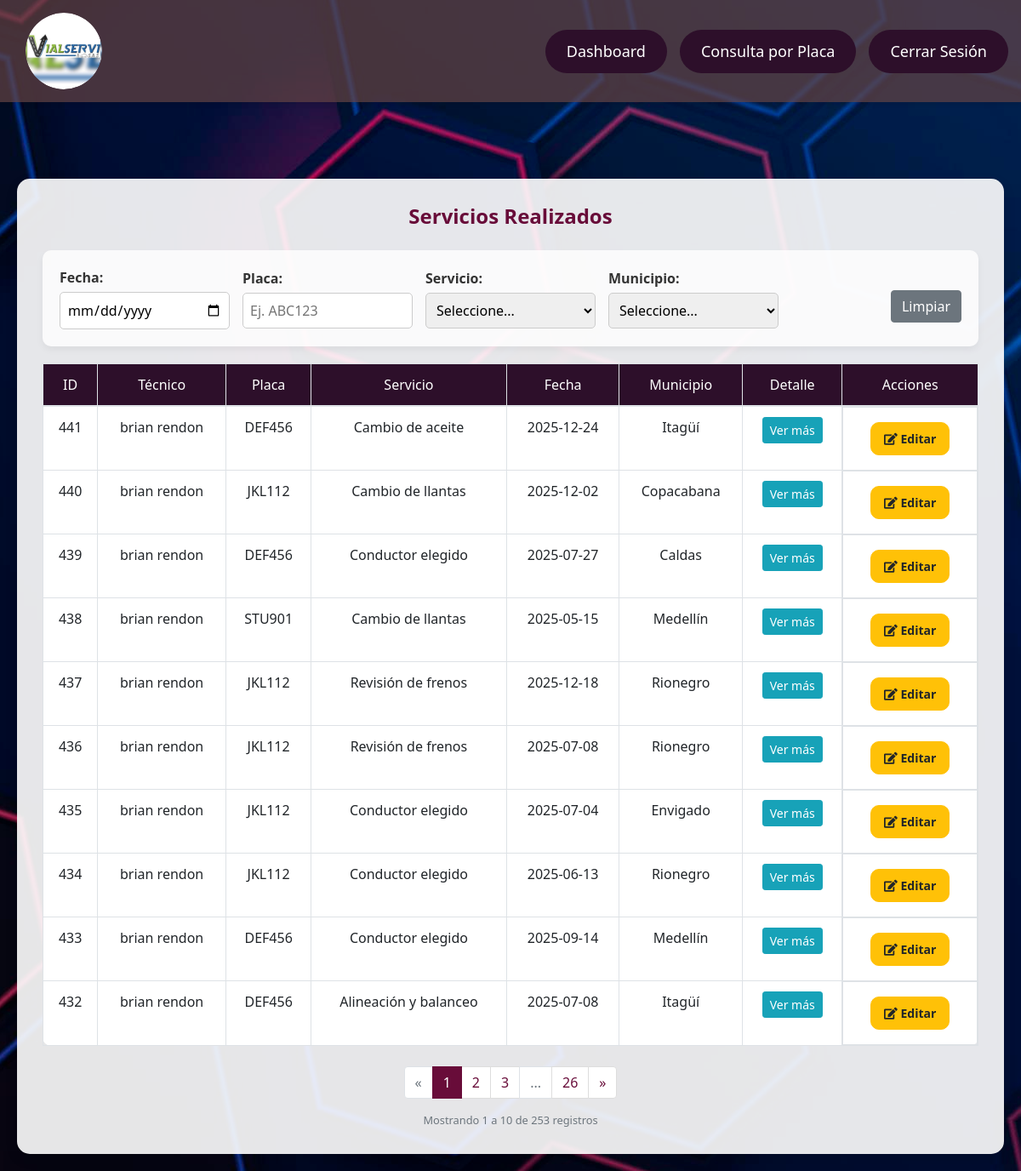
/consulta_general.php (signed in), run on an earlier commit of the app's database.
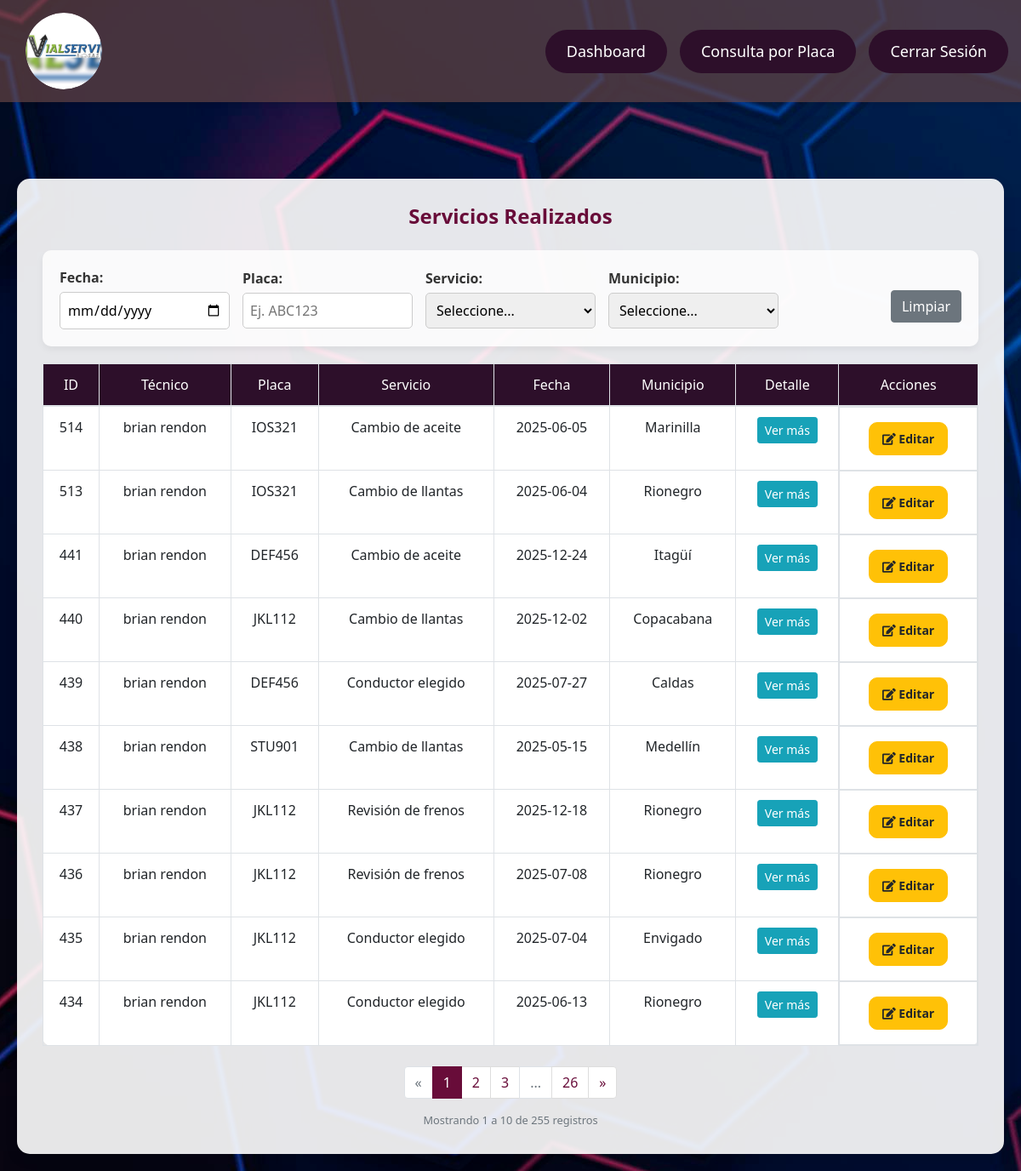
And on a later commit of the database.
### tables this page shows
CREATE TABLE `servicios_realizados` (
  `Servicio_Realizado_id` int(11) NOT NULL,
  `Cedula_Empleado_id_Servicios_Realizados` int(11) DEFAULT NULL,
  `Vehiculo_id_Servicios_Realizados` varchar(20) DEFAULT NULL,
  `Servicio_id_Servicios_Realizados` int(11) DEFAULT NULL,
  `Fecha` date DEFAULT NULL,
  `municipio` int(11) DEFAULT 11,
  `Ubicación` varchar(255) DEFAULT NULL,
  `Novedades` text DEFAULT NULL,
  `Fotos` text DEFAULT NULL,
  `Detalle_Servicio` text DEFAULT NULL,
  `Custodia_Servicio` text DEFAULT NULL,
  `Facturación_Separada` tinyint(1) DEFAULT NULL
);

CREATE TABLE `servicios` (
  `Servicio_id` int(11) NOT NULL,
  `Nombre_Servicio` varchar(100) NOT NULL,
  `Descripción` varchar(255) DEFAULT NULL
);

CREATE TABLE `municipios` (
  `id` int(11) NOT NULL,
  `nombre` varchar(100) NOT NULL
);

### validPermissions.php (called while the page is built, shortened)
<?php
function usuarioTienePermiso($usuarioId, $permisoNombre, $conexion) {
    $sql = "
        SELECT p.nombre
        FROM empleados e
        JOIN roles r ON e.rol_id = r.id
        JOIN rol_permisos rp ON r.id = rp.rol_id
        JOIN permisos p ON rp.permiso_id = p.id
        WHERE e.Cedula_Empleado_id = ? AND p.nombre = ?
    ";
    $stmt = $conexion->prepare($sql);
    $stmt->bind_param("is", $usuarioId, $permisoNombre);
    $stmt->execute();
    return $stmt->get_result()->fetch_assoc() !== null;
}
?>

### consulta_general.php (the view, shortened to what the changed rows need)
<?php
include('validPermissions.php');
include('header.php');
require_once 'config.php';
$usuarioId = $_SESSION['cedula'];
$usuarioPuedeEditar = usuarioTienePermiso($_SESSION['cedula'], 'actualizar_servicio', $conn);
$usuarioPuedeEliminar = usuarioTienePermiso($_SESSION['cedula'], 'eliminar_servicio', $conn);
$mostrarAcciones = $usuarioPuedeEditar || $usuarioPuedeEliminar;
$es_tecnico = false;
$sql_rol = "SELECT Rol_id as rol FROM empleados WHERE Cedula_Empleado_id = ?";
$stmt_rol = $conn->prepare($sql_rol);
if ($stmt_rol) {
    $stmt_rol->bind_param("s", $usuarioId);
    $stmt_rol->execute();
    $resultado_rol = $stmt_rol->get_result();
    if ($fila_rol = $resultado_rol->fetch_assoc()) {
        $es_tecnico = ($fila_rol['rol'] == 2);
    }
} else {
    echo "Error preparando la consulta: " . $conn->error;
}
$filtro_cedula = isset($_GET['cedula']) ? $_GET['cedula'] : '';
if ($es_tecnico) {
    $filtro_cedula = $usuarioId;
}
$sql = "
    SELECT
        sr.Servicio_Realizado_id,
        sr.Cedula_Empleado_id_Servicios_Realizados,
        CONCAT(e.Nombre, ' ', e.Apellido) as nombre_tecnico,
        sr.Vehiculo_id_Servicios_Realizados,
        s.Nombre_Servicio,
        sr.Fecha,
        m.nombre as nombre_municipio,
        sr.Ubicación,
        sr.Novedades,
        sr.Fotos,
        sr.Detalle_Servicio,
        sr.Custodia_Servicio
    FROM servicios_realizados sr
    JOIN servicios s ON sr.Servicio_id_Servicios_Realizados = s.Servicio_id
    JOIN municipios m ON sr.municipio = m.id
    LEFT JOIN empleados e ON sr.Cedula_Empleado_id_Servicios_Realizados = e.Cedula_Empleado_id
    WHERE 1 = 1
";
if ($es_tecnico) {
    $sql .= " AND sr.Cedula_Empleado_id_Servicios_Realizados = '" . $usuarioId . "'";
}
else if (!empty($filtro_cedula)) {
    $sql .= " AND sr.Cedula_Empleado_id_Servicios_Realizados = '" . $filtro_cedula . "'";
}
$registros_por_pagina = 10;
$pagina_actual = isset($_GET['pagina']) ? intval($_GET['pagina']) : 1;
$offset = ($pagina_actual - 1) * $registros_por_pagina;
$sql_count = "
    SELECT COUNT(*) as total
    FROM servicios_realizados sr
    JOIN servicios s ON sr.Servicio_id_Servicios_Realizados = s.Servicio_id
    JOIN municipios m ON sr.municipio = m.id
    LEFT JOIN empleados e ON sr.Cedula_Empleado_id_Servicios_Realizados = e.Cedula_Empleado_id
    WHERE 1 = 1
";
if ($es_tecnico) {
    $sql_count .= " AND sr.Cedula_Empleado_id_Servicios_Realizados = '" . $usuarioId . "'";
} else if (!empty($filtro_cedula)) {
    $sql_count .= " AND sr.Cedula_Empleado_id_Servicios_Realizados = '" . $filtro_cedula . "'";
}
$result_count = $conn->query($sql_count);
$row_count = $result_count->fetch_assoc();
$total_registros = $row_count['total'];
$total_paginas = ceil($total_registros / $registros_por_pagina);
$sql .= " ORDER BY sr.Servicio_Realizado_id DESC LIMIT $registros_por_pagina OFFSET $offset";
function construirUrlPaginacion($pagina) {
    global $filtro_cedula, $filtro_fecha, $filtro_placa, $filtro_servicio, $filtro_municipio;
    $url = $_SERVER['PHP_SELF'] . '?pagina=' . $pagina;
    if (!empty($filtro_cedula)) $url .= '&cedula=' . $filtro_cedula;
    return $url;
}
$result = $conn->query($sql);
?>
<!DOCTYPE html>
<html lang="es">
<head>
    <link href="https://stackpath.bootstrapcdn.com/bootstrap/4.5.2/css/bootstrap.min.css" rel="stylesheet">
    <link rel="stylesheet" href="https://cdnjs.cloudflare.com/ajax/libs/font-awesome/5.15.4/css/all.min.css">
</head>
<body>
    <div class="main-content">
        <div class="container">
            <h2>Servicios Realizados</h2>
            <table class="table table-bordered">
                <thead>
                    <tr>
                        <th>ID</th>
                        <th>Técnico</th>
                        <th>Placa</th>
                        <th>Servicio</th>
                        <th>Fecha</th>
                        <th>Municipio</th>
                        <th>Detalle</th>
                        <?php if ($mostrarAcciones) { ?>
                            <th>Acciones</th> <?php } ?>
                    </tr>
                </thead>
                <tbody>
                    <?php
                    if ($result->num_rows > 0) {
                        while ($row = $result->fetch_assoc()) {
                            echo "<tr id='row-" . $row['Servicio_Realizado_id'] . "'>";
                            echo "<td>" . $row['Servicio_Realizado_id'] . "</td>";
                            echo "<td>" . ($row['nombre_tecnico'] ?? 'No asignado') . "</td>";
                            echo "<td>" . $row['Vehiculo_id_Servicios_Realizados'] . "</td>";
                            echo "<td>" . $row['Nombre_Servicio'] . "</td>";
                            echo "<td>" . $row['Fecha'] . "</td>";
                            echo "<td>" . $row['nombre_municipio'] . "</td>";
                            echo "<td>";
                            echo "<button class='btn btn-info btn-sm' onclick='toggleDetails(" . $row['Servicio_Realizado_id'] . ")'>Ver más</button>";
                            echo "</td>";
                            if ($mostrarAcciones) {
                                echo "<td class='action-buttons'>";
                                if ($usuarioPuedeEditar) {
                                    echo "<a href='editar_servicio_realizado.php?id=" . $row['Servicio_Realizado_id'] . "' class='btn btn-warning btn-sm' data-no-warning><i class='fas fa-edit'></i> Editar</a> ";
                                }
                                echo "</td>";
                            }
                            echo "</tr>";
                        }
                    } else {
                        echo "<tr><td colspan='".($mostrarAcciones ? '8' : '7')."'>No se encontraron registros</td></tr>";
                    }
                    ?>
                </tbody>
            </table>
            <?php if ($total_paginas > 1): ?>
            <div class="paginacion-container mt-4">
                <nav aria-label="Navegación de páginas">
                    <ul class="pagination justify-content-center">
                        <li class="page-item <?= ($pagina_actual <= 1) ? 'disabled' : '' ?>">
                            <a class="page-link" href="<?= construirUrlPaginacion($pagina_actual - 1) ?>" data-no-warning aria-label="Anterior">
                                <span aria-hidden="true">&laquo;</span>
                            </a>
                        </li>
                        <?php
                        $rango = 2;
                        $inicio_rango = max(1, $pagina_actual - $rango);
                        $fin_rango = min($total_paginas, $pagina_actual + $rango);
                        for ($i = $inicio_rango; $i <= $fin_rango; $i++) {
                            echo '<li class="page-item ' . ($i == $pagina_actual ? 'active' : '') . '">
                                    <a class="page-link" href="' . construirUrlPaginacion($i) . '" data-no-warning>' . $i . '</a>
                                  </li>';
                        }
                        if ($fin_rango < $total_paginas) {
                            if ($fin_rango < $total_paginas - 1) {
                                echo '<li class="page-item disabled"><a class="page-link">...</a></li>';
                            }
                            echo '<li class="page-item"><a class="page-link" href="' . construirUrlPaginacion($total_paginas) . '" data-no-warning>' . $total_paginas . '</a></li>';
                        }
                        ?>
                        <li class="page-item <?= ($pagina_actual >= $total_paginas) ? 'disabled' : '' ?>">
                            <a class="page-link" href="<?= construirUrlPaginacion($pagina_actual + 1) ?>" data-no-warning aria-label="Siguiente">
                                <span aria-hidden="true">&raquo;</span>
                            </a>
                        </li>
                    </ul>
                </nav>
                <div class="text-center text-muted small">
                    Mostrando <?= min(($pagina_actual - 1) * $registros_por_pagina + 1, $total_registros) ?>
                    a <?= min($pagina_actual * $registros_por_pagina, $total_registros) ?>
                    de <?= $total_registros ?> registros
                </div>
            </div>
            <?php endif; ?>
        </div>
    </div>
</body>
</html>

What changed in the data, as far as the page shows it:
no longer on this page (row edited): servicios_realizados: Servicio_Realizado_id "433", nombre_tecnico "brian rendon", Vehiculo_id_Servicios_Realizados "DEF456", Servicio_id_Servicios_Realizados.Nombre_Servicio "Conductor elegido", Fecha "2025-09-14", municipio.nombre "Medellín"
no longer on this page (row edited): servicios_realizados: Servicio_Realizado_id "432", nombre_tecnico "brian rendon", Vehiculo_id_Servicios_Realizados "DEF456", Servicio_id_Servicios_Realizados.Nombre_Servicio "Alineación y balanceo", Fecha "2025-07-08", municipio.nombre "Itagüí"
added servicios_realizados: Servicio_Realizado_id "514", nombre_tecnico "brian rendon", Vehiculo_id_Servicios_Realizados "IOS321", Servicio_id_Servicios_Realizados.Nombre_Servicio "Cambio de aceite", Fecha "2025-06-05", municipio.nombre "Marinilla"
added servicios_realizados: Servicio_Realizado_id "513", nombre_tecnico "brian rendon", Vehiculo_id_Servicios_Realizados "IOS321", Servicio_id_Servicios_Realizados.Nombre_Servicio "Cambio de llantas", Fecha "2025-06-04", municipio.nombre "Rionegro"
Also different on the page:
$total_registros: "253" → "255"
